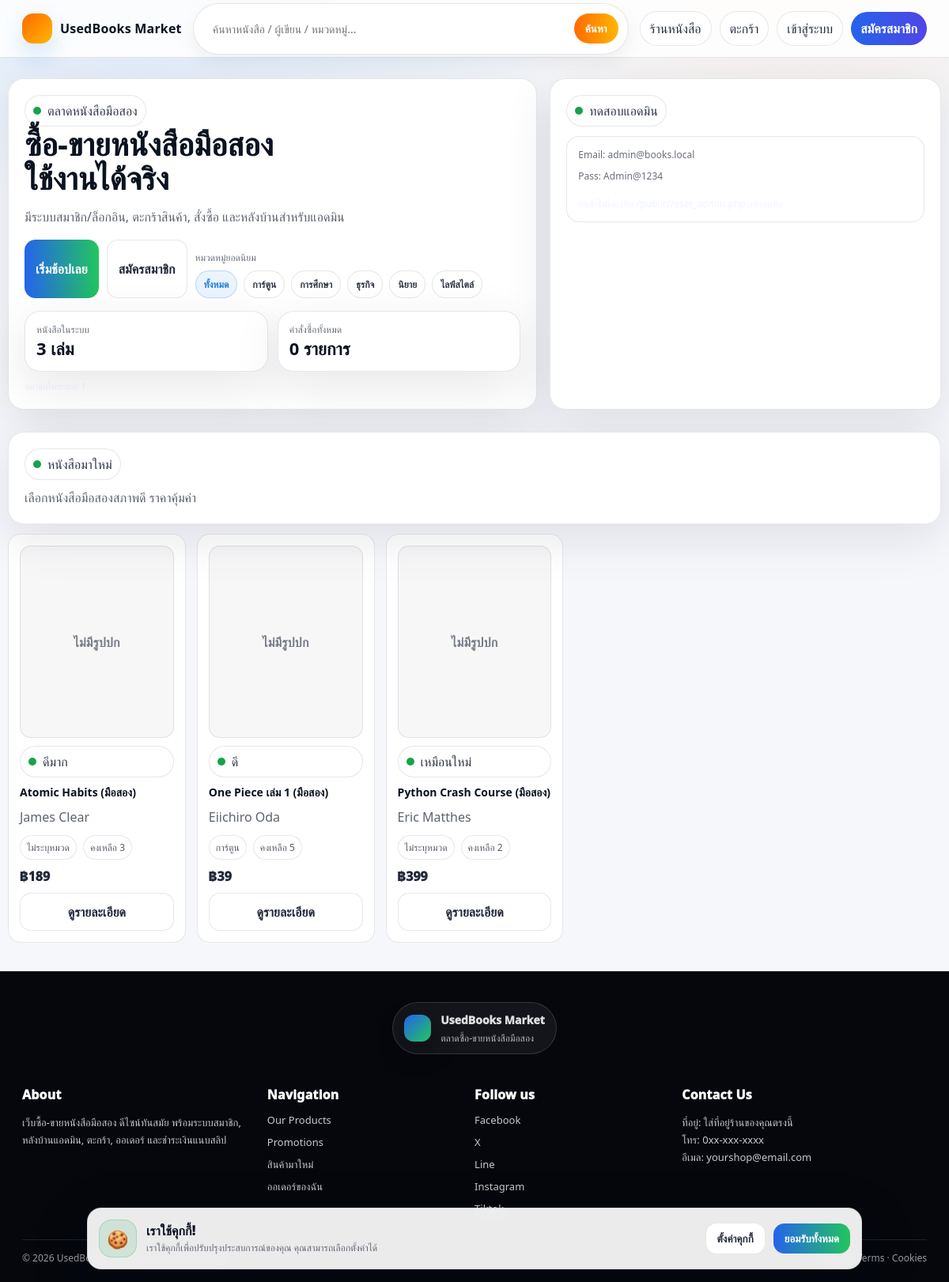
The page /public/index.php on the database its author committed.
### tables this page shows
CREATE TABLE IF NOT EXISTS categories (
  id INT AUTO_INCREMENT PRIMARY KEY,
  name VARCHAR(80) NOT NULL UNIQUE
);

CREATE TABLE IF NOT EXISTS books (
  id INT AUTO_INCREMENT PRIMARY KEY,
  title VARCHAR(200) NOT NULL,
  author VARCHAR(160) NULL,
  category_id INT NULL,
  price DECIMAL(10,2) NOT NULL DEFAULT 0,
  `condition` ENUM('เหมือนใหม่','ดีมาก','ดี','พอใช้') NOT NULL DEFAULT 'ดี',
  stock INT NOT NULL DEFAULT 1,
  description TEXT NULL,
  cover_path VARCHAR(255) NULL,
  preview_path VARCHAR(255) NULL,
  is_published TINYINT(1) NOT NULL DEFAULT 1,
  created_at TIMESTAMP DEFAULT CURRENT_TIMESTAMP,
  FOREIGN KEY (category_id) REFERENCES categories(id) ON DELETE SET NULL
);

### config/auth.php (called while the page is built, shortened)
<?php
function e($s){ return htmlspecialchars((string)$s, ENT_QUOTES, 'UTF-8'); }

### public/index.php (the view, shortened to what this page needs)
<?php
require_once __DIR__ . "/../config/auth.php";
$bookCount = (int)$pdo->query("SELECT COUNT(*) c FROM books WHERE is_published=1")->fetch()["c"];
$userCount = (int)$pdo->query("SELECT COUNT(*) c FROM users")->fetch()["c"];
$cats = $pdo->query("SELECT id,name FROM categories ORDER BY name")->fetchAll();
$orderCount = (int)$pdo->query("SELECT COUNT(*) c FROM orders")->fetch()["c"];
$latest = $pdo->query("SELECT b.*, c.name category_name
  FROM books b LEFT JOIN categories c ON b.category_id=c.id
  WHERE b.is_published=1 AND IFNULL(b.is_deleted,0)=0
  ORDER BY b.created_at DESC LIMIT 8")->fetchAll();
include __DIR__ . "/partials/header.php";
?>
  <div class="container hero">
    <div class="hero-grid">
      <div class="card">
        <div class="badge"><span class="dot ok"></span> ตลาดหนังสือมือสอง</div>
        <h1 class="h1">ซื้อ-ขายหนังสือมือสอง<br/>ใช้งานได้จริง</h1>
        <p class="muted">
          มีระบบสมาชิก/ล็อกอิน, ตะกร้าสินค้า, สั่งซื้อ และหลังบ้านสำหรับแอดมิน
        </p>
        <div style="display:flex;gap:10px;flex-wrap:wrap;margin-top:14px">
          <a class="btn blue" href="shop.php">เริ่มช้อปเลย</a>
          <a class="btn ghost" href="register.php">สมัครสมาชิก</a>
                <div style="margin-top:14px">
          <div class="small" style="margin-bottom:8px">หมวดหมู่ยอดนิยม</div>
          <div class="chips">
            <a class="chip active" href="shop.php">ทั้งหมด</a>
            <?php foreach($cats as $c): ?>
              <a class="chip" href="shop.php?cat=<?php echo (int)$c["id"]; ?>"><?php echo e($c["name"]); ?></a>
            <?php endforeach; ?>
          </div>
        </div>
      </div>
        <div class="split" style="margin-top:16px">
          <div class="card" style="padding:14px">
            <div class="small">หนังสือในระบบ</div>
            <div style="font-size:22px;font-weight:900"><?php echo $bookCount; ?> เล่ม</div>
          </div>
          <div class="card" style="padding:14px">
            <div class="small">คำสั่งซื้อทั้งหมด</div>
            <div style="font-size:22px;font-weight:900"><?php echo $orderCount; ?> รายการ</div>
          </div>
        </div>
        <div class="small" style="margin-top:10px;color:rgba(234,240,255,.7)">สมาชิกในระบบ: <?php echo $userCount; ?></div>
      </div>
      <div class="card">
        <div class="badge"><span class="dot ok"></span> ทดสอบแอดมิน</div>
        <div class="book" style="margin-top:12px">
          <div class="small">Email: admin@books.local</div>
          <div class="small">Pass: Admin@1234</div>
          <div class="small" style="margin-top:8px;color:rgba(234,240,255,.7)">
          </div>
        </div>
      </div>
    </div>
  </div>
  <div class="container section">
    <div class="card" style="margin-bottom:12px">
      <div class="badge"><span class="dot ok"></span> หนังสือมาใหม่</div>
      <p class="muted" style="margin:10px 0 0">เลือกหนังสือมือสองสภาพดี ราคาคุ้มค่า</p>
    </div>
    <div class="grid">
      <?php foreach($latest as $b): ?>
        <div class="book">
          <div class="book-thumb">
  <?php if(!empty($b["cover_path"])): ?>
    <img class="zoomable" src="<?php echo e($b["cover_path"]); ?>" alt="<?php echo e($b["title"]); ?>">
  <?php else: ?>
    <div class="placeholder">ไม่มีรูปปก</div>
  <?php endif; ?>
</div>
<div class="badge"><span class="dot ok"></span> <?php echo e($b["condition"]); ?></div>
          <h3><?php echo e($b["title"]); ?></h3>
          <div class="muted"><?php echo e($b["author"] ?: "—"); ?></div>
          <div class="meta">
            <span class="tag"><?php echo e($b["category_name"] ?: "ไม่ระบุหมวด"); ?></span>
            <span class="tag">คงเหลือ <?php echo (int)$b["stock"]; ?></span>
          </div>
          <div class="price">฿<?php echo number_format((float)$b["price"], 0); ?></div>
          <a class="btn ghost" href="book.php?id=<?php echo (int)$b["id"]; ?>">ดูรายละเอียด</a>
        </div>
      <?php endforeach; ?>
    </div>
  </div>
<?php include __DIR__ . "/partials/footer.php"; ?>

### public/partials/header.php (shortened to what this page needs)
<?php require_once __DIR__ . "/../../config/db.php"; require_once __DIR__ . "/../../config/auth.php"; ?>
<?php
$drawerUser = null;
?>
<!doctype html>
<html lang="th">
<head>
  <link rel="stylesheet" href="assets/css/style.css"/>
</head>
<body class="bg">
  <div class="nav">
  <div class="container nav-inner">
    <a class="brand" href="index.php">
      <span class="logo" aria-hidden="true"></span>
      <strong>UsedBooks Market</strong>
    </a>
    <div class="nav-search">
      <form class="search" action="shop.php" method="get">
        <input name="q" placeholder="ค้นหาหนังสือ / ผู้เขียน / หมวดหมู่..." value="<?php echo e($_GET['q'] ?? ''); ?>"/>
        <button class="search-btn" type="submit">ค้นหา</button>
      </form>
    </div>
    <div class="nav-links">
      <a class="pill" href="shop.php">ร้านหนังสือ</a>
      <a class="pill" href="cart.php">ตะกร้า</a>
      <?php if(isset($_SESSION["user_id"])): ?>
        <a class="pill" href="orders.php">คำสั่งซื้อ</a>
        <?php if(($_SESSION["role"] ?? "") === "admin"): ?>
          <a class="pill" href="../admin/index.php">หลังบ้าน</a>
        <?php endif; ?>
        <?php if($drawerUser): ?>
<button class="acct-btn" type="button" data-open-drawer><span class="acct-avatar"><?php if(!empty($drawerUser["avatar_url"])): ?><img src="<?php echo e($drawerUser["avatar_url"]); ?>" alt=""/><?php else: ?><?php echo e(mb_substr($drawerUser["fullname"],0,1)); ?><?php endif; ?></span><span class="acct-name"><?php echo e($drawerUser["fullname"]); ?></span></button>
<?php else: ?>
<a class="pill" href="logout.php">ออกจากระบบ</a>
<?php endif; ?>
      <?php else: ?>
        <a class="pill" href="auth.php?mode=login">เข้าสู่ระบบ</a>
        <a class="pill primary" href="auth.php?mode=register">สมัครสมาชิก</a>
      <?php endif; ?>
    </div>
  </div>
</div>

### public/partials/footer.php (shortened to what this page needs)
<footer class="site-footer">
  <div class="container">
    <div class="footer-top">
      <div class="footer-brand">
        <span class="footer-logo" aria-hidden="true"></span>
        <div>
          <strong>UsedBooks Market</strong><br/>
          <span class="small" style="color:rgba(255,255,255,.70)">ตลาดซื้อ-ขายหนังสือมือสอง</span>
        </div>
      </div>
    </div>
    <div class="footer-grid">
      <div class="footer-col">
        <h4>About</h4>
        <p>
          เว็บซื้อ-ขายหนังสือมือสอง ดีไซน์ทันสมัย พร้อมระบบสมาชิก, หลังบ้านแอดมิน,
          ตะกร้า, ออเดอร์ และชำระเงินแนบสลิป
        </p>
      </div>
      <div class="footer-col">
        <h4>Navigation</h4>
        <div class="footer-links">
          <a href="shop.php">Our Products</a>
          <a href="shop.php">Promotions</a>
          <a href="shop.php?sort=new">สินค้ามาใหม่</a>
          <a href="orders.php">ออเดอร์ของฉัน</a>
        </div>
      </div>
      <div class="footer-col">
        <h4>Follow us</h4>
        <div class="footer-links">
          <a href="javascript:void(0)">Facebook</a>
          <a href="javascript:void(0)">X</a>
          <a href="javascript:void(0)">Line</a>
          <a href="javascript:void(0)">Instagram</a>
          <a href="javascript:void(0)">Tiktok</a>
        </div>
      </div>
      <div class="footer-col">
        <h4>Contact Us</h4>
        <p>
          ที่อยู่: ใส่ที่อยู่ร้านของคุณตรงนี้<br/>
          โทร: 0xx-xxx-xxxx<br/>
          อีเมล: yourshop@email.com
        </p>
      </div>
    </div>
    <div class="footer-bottom">
      <div>© <?php echo date("Y"); ?> UsedBooks Market. All rights reserved.</div>
      <div>Privacy · Terms · Cookies</div>
    </div>
  </div>
</footer>
<div class="cookie-bar">
  <div class="cookie-card">
    <div class="cookie-left">
      <div class="cookie-icon">🍪</div>
      <div class="cookie-text">
        <strong>เราใช้คุกกี้!</strong>
        <span>เราใช้คุกกี้เพื่อปรับปรุงประสบการณ์ของคุณ คุณสามารถเลือกตั้งค่าได้</span>
      </div>
    </div>
    <div class="cookie-actions">
      <button class="btn ghost" type="button" data-cookie-settings>ตั้งค่าคุกกี้</button>
      <button class="btn blue" type="button" data-cookie-accept>ยอมรับทั้งหมด</button>
    </div>
  </div>
</div>

### rows shown on the page
categories: name "การ์ตูน"
categories: name "การศึกษา"
categories: name "ธุรกิจ"
categories: name "นิยาย"
categories: name "ไลฟ์สไตล์"
books: shows "ไม่มีรูปปก", condition "ดีมาก", title "Atomic Habits (มือสอง)", author "James Clear", category_name "ไม่ระบุหมวด", stock "3", price "189"
books: shows "ไม่มีรูปปก", condition "ดี", title "One Piece เล่ม 1 (มือสอง)", author "Eiichiro Oda", category.name "การ์ตูน", stock "5", price "39"
books: shows "ไม่มีรูปปก", condition "เหมือนใหม่", title "Python Crash Course (มือสอง)", author "Eric Matthes", category_name "ไม่ระบุหมวด", stock "2", price "399"

### other values the page prints
$bookCount "3"
$orderCount "0"
